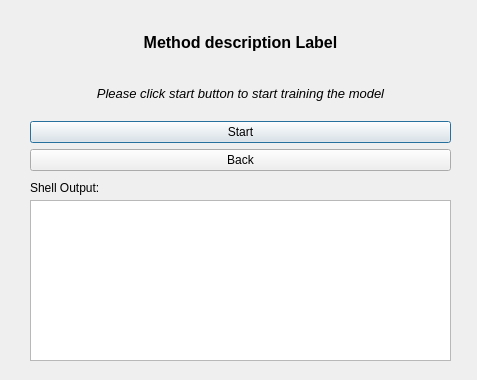
<?xml version="1.0" encoding="UTF-8"?>
<ui version="4.0">
 <class>TrainModelWindow</class>
 <widget class="QDialog" name="TrainModelWindow">
  <property name="geometry">
   <rect>
    <x>0</x>
    <y>0</y>
    <width>477</width>
    <height>380</height>
   </rect>
  </property>
  <property name="windowTitle">
   <string>Model Training Window</string>
  </property>
  <widget class="QWidget" name="verticalLayoutWidget">
   <property name="geometry">
    <rect>
     <x>30</x>
     <y>20</y>
     <width>421</width>
     <height>151</height>
    </rect>
   </property>
   <layout class="QVBoxLayout" name="verticalLayout">
    <item>
     <widget class="QLabel" name="windowTitlelabel">
      <property name="font">
       <font>
        <family>MS Sans Serif</family>
        <pointsize>12</pointsize>
        <weight>75</weight>
        <bold>true</bold>
       </font>
      </property>
      <property name="text">
       <string>Method description Label</string>
      </property>
      <property name="alignment">
       <set>Qt::AlignCenter</set>
      </property>
      <property name="wordWrap">
       <bool>true</bool>
      </property>
     </widget>
    </item>
    <item>
     <widget class="QLabel" name="instructionLabel">
      <property name="font">
       <font>
        <family>MS Sans Serif</family>
        <pointsize>10</pointsize>
        <weight>50</weight>
        <italic>true</italic>
        <bold>false</bold>
       </font>
      </property>
      <property name="text">
       <string>Please click start button to start training the model</string>
      </property>
      <property name="alignment">
       <set>Qt::AlignCenter</set>
      </property>
      <property name="wordWrap">
       <bool>true</bool>
      </property>
     </widget>
    </item>
    <item>
     <widget class="QPushButton" name="startPushButton">
      <property name="sizePolicy">
       <sizepolicy hsizetype="Minimum" vsizetype="Fixed">
        <horstretch>0</horstretch>
        <verstretch>0</verstretch>
       </sizepolicy>
      </property>
      <property name="maximumSize">
       <size>
        <width>16777215</width>
        <height>16777215</height>
       </size>
      </property>
      <property name="text">
       <string>Start</string>
      </property>
     </widget>
    </item>
    <item>
     <widget class="QPushButton" name="backPushButton">
      <property name="sizePolicy">
       <sizepolicy hsizetype="Minimum" vsizetype="Fixed">
        <horstretch>0</horstretch>
        <verstretch>0</verstretch>
       </sizepolicy>
      </property>
      <property name="maximumSize">
       <size>
        <width>16777215</width>
        <height>16777215</height>
       </size>
      </property>
      <property name="text">
       <string>Back</string>
      </property>
     </widget>
    </item>
   </layout>
  </widget>
  <widget class="QTextEdit" name="shellOutputTextEdit">
   <property name="geometry">
    <rect>
     <x>30</x>
     <y>200</y>
     <width>421</width>
     <height>161</height>
    </rect>
   </property>
   <property name="readOnly">
    <bool>true</bool>
   </property>
  </widget>
  <widget class="QLabel" name="outputLabel">
   <property name="geometry">
    <rect>
     <x>30</x>
     <y>180</y>
     <width>81</width>
     <height>16</height>
    </rect>
   </property>
   <property name="text">
    <string>Shell Output:</string>
   </property>
  </widget>
 </widget>
 <resources/>
 <connections/>
</ui>
